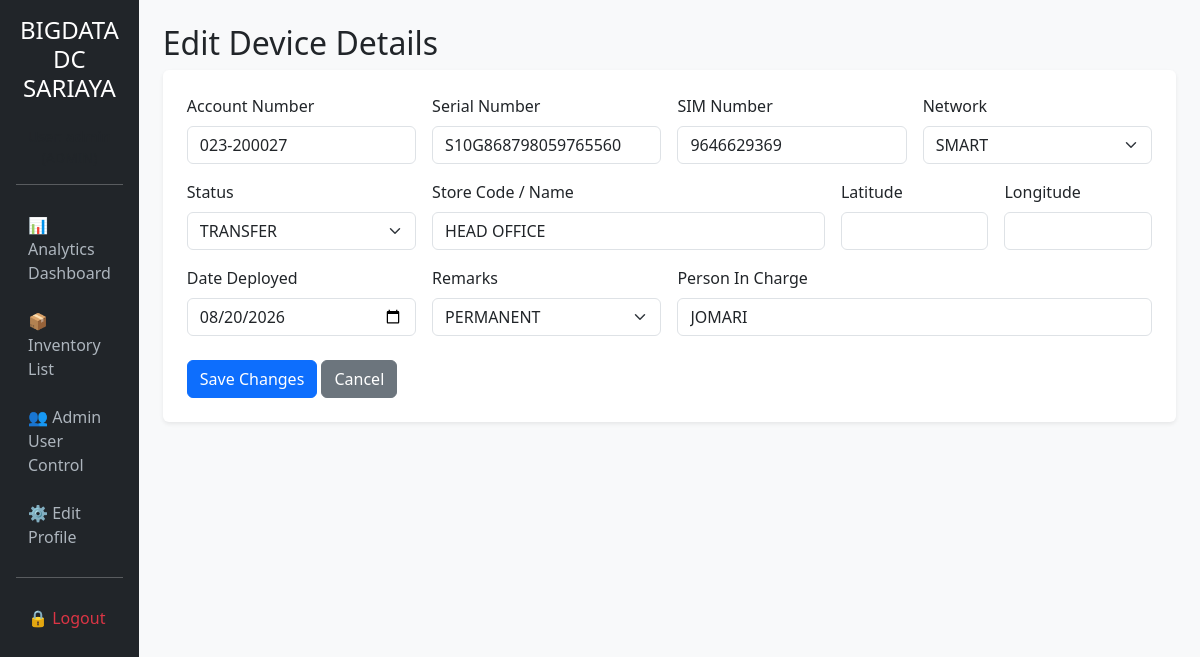
The page /device/edit/1 (signed in) on the database its author committed.
### app.py (models this page shows, shortened)
class Device(db.Model):
    __tablename__ = 'devices'
    id = db.Column(db.Integer, primary_key=True)
    account_number = db.Column(db.String(100), unique=True, nullable=False)
    serial_number = db.Column(db.String(100), unique=True, nullable=False)
    sim_number = db.Column(db.String(100), nullable=True, default='N/A')
    network = db.Column(db.String(20), nullable=True, default='N/A')
    status = db.Column(db.String(20), nullable=False, default='ONHAND')
    store_code_name = db.Column(db.String(200), nullable=True)
    longitude = db.Column(db.Float, nullable=True)
    latitude = db.Column(db.Float, nullable=True)
    date_deployed = db.Column(db.Date, nullable=True)
    pullout_date = db.Column(db.Date, nullable=True)
    remarks = db.Column(db.String(50), nullable=True)
    person_in_charge = db.Column(db.String(100), nullable=True)

class User(UserMixin, db.Model):
    __tablename__ = 'users'
    id = db.Column(db.Integer, primary_key=True)
    username = db.Column(db.String(80), unique=True, nullable=False)
    password = db.Column(db.String(200), nullable=False)
    role = db.Column(db.String(20), nullable=False) # 'admin' or 'editor'

### app.py (the view, shortened to what this page needs)
@app.route('/device/edit/<int:id>', methods=['GET', 'POST'])
@login_required
def edit_device(id):
    device = Device.query.get_or_404(id)
    return render_template('edit_device.html', device=device)

### app.py (called while the page is built)
@login_manager.user_loader
def load_user(user_id):
    return User.query.get(int(user_id))

### templates/edit_device.html (shortened to what this page needs)
{% extends 'base.html' %}
{% block content %}
<h2>{{ 'Edit Device Details' if device else 'Add New Device Entry' }}</h2>
<form method="POST" class="bg-white p-4 shadow-sm rounded">
    <div class="row g-3">
        <div class="col-md-3">
            <label class="form-label">Account Number</label>
            <input type="text" name="account_number" value="{{ device.account_number if device else '' }}" class="form-control" {% if current_user.role != 'admin' %}readonly{% endif %} required>
        </div>
        <div class="col-md-3">
            <label class="form-label">Serial Number</label>
            <input type="text" name="serial_number" value="{{ device.serial_number if device else '' }}" class="form-control" {% if current_user.role != 'admin' %}readonly{% endif %} required>
        </div>
        <div class="col-md-3">
            <label class="form-label">SIM Number</label>
            <input type="text" name="sim_number" value="{{ device.sim_number if device else '' }}" class="form-control" {% if current_user.role != 'admin' %}readonly{% endif %} required>
        </div>
        <div class="col-md-3">
            <label class="form-label">Network</label>
            <select name="network" class="form-select" {% if current_user.role != 'admin' %}disabled{% endif %}>
                {% for net in ['SMART', 'DITO', 'GLOBE'] %}
                <option value="{{ net }}" {% if device and device.network == net %}selected{% endif %}>{{ net }}</option>
                {% endfor %}
            </select>
        </div>
        <div class="col-md-3">
            <label class="form-label">Status</label>
            <select name="status" class="form-select">
                {% for st in ['ONHAND', 'DEPLOYED', 'TRANSFER', 'MISSING'] %}
                <option value="{{ st }}" {% if device and device.status == st %}selected{% endif %}>{{ st }}</option>
                {% endfor %}
            </select>
        </div>
        <div class="col-md-5">
            <label class="form-label">Store Code / Name</label>
            <input type="text" name="store_code_name" value="{{ device.store_code_name if device else '' }}" class="form-control">
        </div>
        <div class="col-md-2">
            <label class="form-label">Latitude</label>
            <input type="number" step="any" name="latitude" value="{{ device.latitude if device else '' }}" class="form-control">
        </div>
        <div class="col-md-2">
            <label class="form-label">Longitude</label>
            <input type="number" step="any" name="longitude" value="{{ device.longitude if device else '' }}" class="form-control">
        </div>
        <div class="col-md-3">
            <label class="form-label">Date Deployed</label>
            <input type="date" name="date_deployed" value="{{ device.date_deployed if device else '' }}" class="form-control">
        </div>
        <div class="col-md-3">
            <label class="form-label">Remarks</label>
            <select name="remarks" class="form-select">
                {% for rem in ['NEW STORE', 'TEMPORARY', 'PERMANENT', 'FOR TESTING'] %}
                <option value="{{ rem }}" {% if device and device.remarks == rem %}selected{% endif %}>{{ rem }}</option>
                {% endfor %}
            </select>
        </div>
        <div class="col-md-6">
            <label class="form-label">Person In Charge</label>
            <input type="text" name="person_in_charge" value="{{ device.person_in_charge if device else '' }}" class="form-control">
        </div>
    </div>
    <button type="submit" class="btn btn-primary mt-4">Save Changes</button>
    <a href="{{ url_for('inventory') }}" class="btn btn-secondary mt-4">Cancel</a>
</form>
{% endblock %}

### templates/base.html (style rules this page uses)
body { background-color: #f8f9fa; }

### rows shown on the page
Device: account_number "023-200027", serial_number "S10G868798059765560", sim_number "9646629369", network "SMART", status "TRANSFER", store_code_name "HEAD OFFICE", date_deployed "08/20/2026", remarks "PERMANENT", person_in_charge "JOMARI"

### other values the page prints
{{ 'Edit Device Details' if device else 'Add New Device Entry' }} "Edit Device Details"
